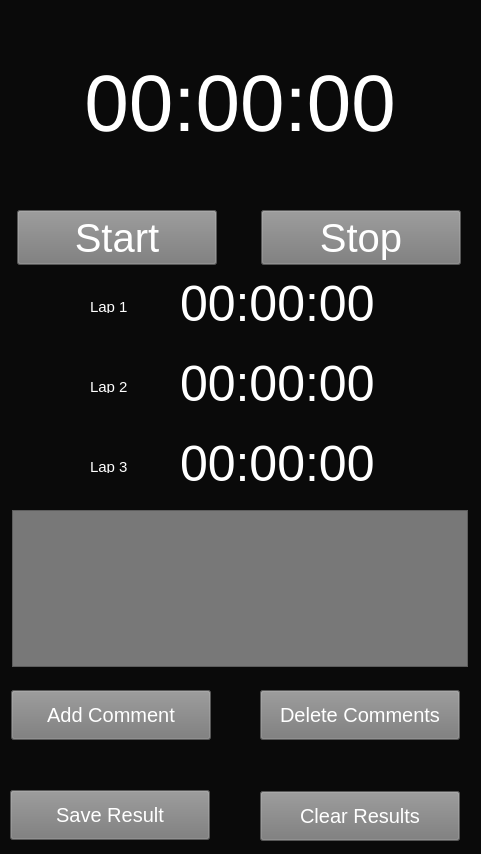
<?xml version="1.0" encoding="UTF-8"?>
<ui version="4.0">
 <class>Form</class>
 <widget class="QWidget" name="Form">
  <property name="geometry">
   <rect>
    <x>0</x>
    <y>0</y>
    <width>481</width>
    <height>854</height>
   </rect>
  </property>
  <property name="windowTitle">
   <string>Form</string>
  </property>
  <property name="styleSheet">
   <string notr="true">QLabel{
	font-size: 15px;
	color: rgb(255,255,255);
}
QWidget{
	background-color:rgb(10,10,10);
}</string>
  </property>
  <widget class="QLabel" name="labelTimer">
   <property name="geometry">
    <rect>
     <x>-1</x>
     <y>3</y>
     <width>482</width>
     <height>200</height>
    </rect>
   </property>
   <property name="styleSheet">
    <string notr="true">QLabel{
	font-size:80px;
}</string>
   </property>
   <property name="text">
    <string>00:00:00</string>
   </property>
   <property name="alignment">
    <set>Qt::AlignCenter</set>
   </property>
  </widget>
  <widget class="QPushButton" name="pushButtonStart">
   <property name="geometry">
    <rect>
     <x>17</x>
     <y>210</y>
     <width>200</width>
     <height>55</height>
    </rect>
   </property>
   <property name="styleSheet">
    <string notr="true">QPushButton{
	color: rgb(255,255,255);
	background-color: rgb(120,120,120);
	font-size:40px;
}</string>
   </property>
   <property name="text">
    <string>Start</string>
   </property>
  </widget>
  <widget class="QPushButton" name="pushButtonAddComment">
   <property name="geometry">
    <rect>
     <x>11</x>
     <y>690</y>
     <width>200</width>
     <height>50</height>
    </rect>
   </property>
   <property name="styleSheet">
    <string notr="true">QPushButton{
	color: rgb(255,255,255);
	background-color: rgb(120,120,120);
	font-size:20px;
}</string>
   </property>
   <property name="text">
    <string>Add Comment</string>
   </property>
  </widget>
  <widget class="QPushButton" name="pushButtonAddStop">
   <property name="geometry">
    <rect>
     <x>261</x>
     <y>210</y>
     <width>200</width>
     <height>55</height>
    </rect>
   </property>
   <property name="layoutDirection">
    <enum>Qt::RightToLeft</enum>
   </property>
   <property name="styleSheet">
    <string notr="true">QPushButton{
	color: rgb(255,255,255);
	background-color: rgb(120,120,120);
	font-size:40px;
}</string>
   </property>
   <property name="text">
    <string>Stop</string>
   </property>
  </widget>
  <widget class="QLabel" name="labelLap1">
   <property name="geometry">
    <rect>
     <x>90</x>
     <y>300</y>
     <width>47</width>
     <height>13</height>
    </rect>
   </property>
   <property name="text">
    <string>Lap 1</string>
   </property>
  </widget>
  <widget class="QLabel" name="labelLap1Result">
   <property name="geometry">
    <rect>
     <x>180</x>
     <y>270</y>
     <width>417</width>
     <height>67</height>
    </rect>
   </property>
   <property name="styleSheet">
    <string notr="true">QLabel{
	font-size:50px;
}</string>
   </property>
   <property name="text">
    <string>00:00:00</string>
   </property>
  </widget>
  <widget class="QLabel" name="labelLap2">
   <property name="geometry">
    <rect>
     <x>90</x>
     <y>380</y>
     <width>47</width>
     <height>13</height>
    </rect>
   </property>
   <property name="text">
    <string>Lap 2</string>
   </property>
  </widget>
  <widget class="QLabel" name="label2Result">
   <property name="geometry">
    <rect>
     <x>180</x>
     <y>350</y>
     <width>419</width>
     <height>66</height>
    </rect>
   </property>
   <property name="styleSheet">
    <string notr="true">QLabel{
	font-size:50px;
}</string>
   </property>
   <property name="text">
    <string>00:00:00</string>
   </property>
  </widget>
  <widget class="QLabel" name="labelLap3">
   <property name="geometry">
    <rect>
     <x>90</x>
     <y>460</y>
     <width>47</width>
     <height>13</height>
    </rect>
   </property>
   <property name="text">
    <string>Lap 3</string>
   </property>
  </widget>
  <widget class="QLabel" name="label3Result">
   <property name="geometry">
    <rect>
     <x>180</x>
     <y>430</y>
     <width>407</width>
     <height>66</height>
    </rect>
   </property>
   <property name="styleSheet">
    <string notr="true">QLabel{
	font-size:50px;
}</string>
   </property>
   <property name="text">
    <string>00:00:00</string>
   </property>
  </widget>
  <widget class="QPushButton" name="pushButtonSaveCommit">
   <property name="geometry">
    <rect>
     <x>10</x>
     <y>790</y>
     <width>200</width>
     <height>50</height>
    </rect>
   </property>
   <property name="styleSheet">
    <string notr="true">QPushButton{
	color: rgb(255,255,255);
	background-color: rgb(120,120,120);
	font-size:20px;
}</string>
   </property>
   <property name="text">
    <string>Save Result</string>
   </property>
  </widget>
  <widget class="QPushButton" name="pushButtonClearResult">
   <property name="geometry">
    <rect>
     <x>260</x>
     <y>791</y>
     <width>200</width>
     <height>50</height>
    </rect>
   </property>
   <property name="styleSheet">
    <string notr="true">QPushButton{
	color: rgb(255,255,255);
	background-color: rgb(120,120,120);
	font-size:20px;
}</string>
   </property>
   <property name="text">
    <string>Clear Results</string>
   </property>
  </widget>
  <widget class="QPushButton" name="pushButtonDeleteComment">
   <property name="geometry">
    <rect>
     <x>260</x>
     <y>690</y>
     <width>200</width>
     <height>50</height>
    </rect>
   </property>
   <property name="styleSheet">
    <string notr="true">QPushButton{
	color: rgb(255,255,255);
	background-color: rgb(120,120,120);
	font-size:20px;
}</string>
   </property>
   <property name="text">
    <string>Delete Comments</string>
   </property>
  </widget>
  <widget class="QTextEdit" name="textEditComment">
   <property name="geometry">
    <rect>
     <x>12</x>
     <y>510</y>
     <width>456</width>
     <height>157</height>
    </rect>
   </property>
   <property name="styleSheet">
    <string notr="true">QTextEdit{
	color: rgb(255,255,255);
	background-color: rgb(120,120,120);
}</string>
   </property>
  </widget>
 </widget>
 <resources/>
 <connections/>
</ui>
